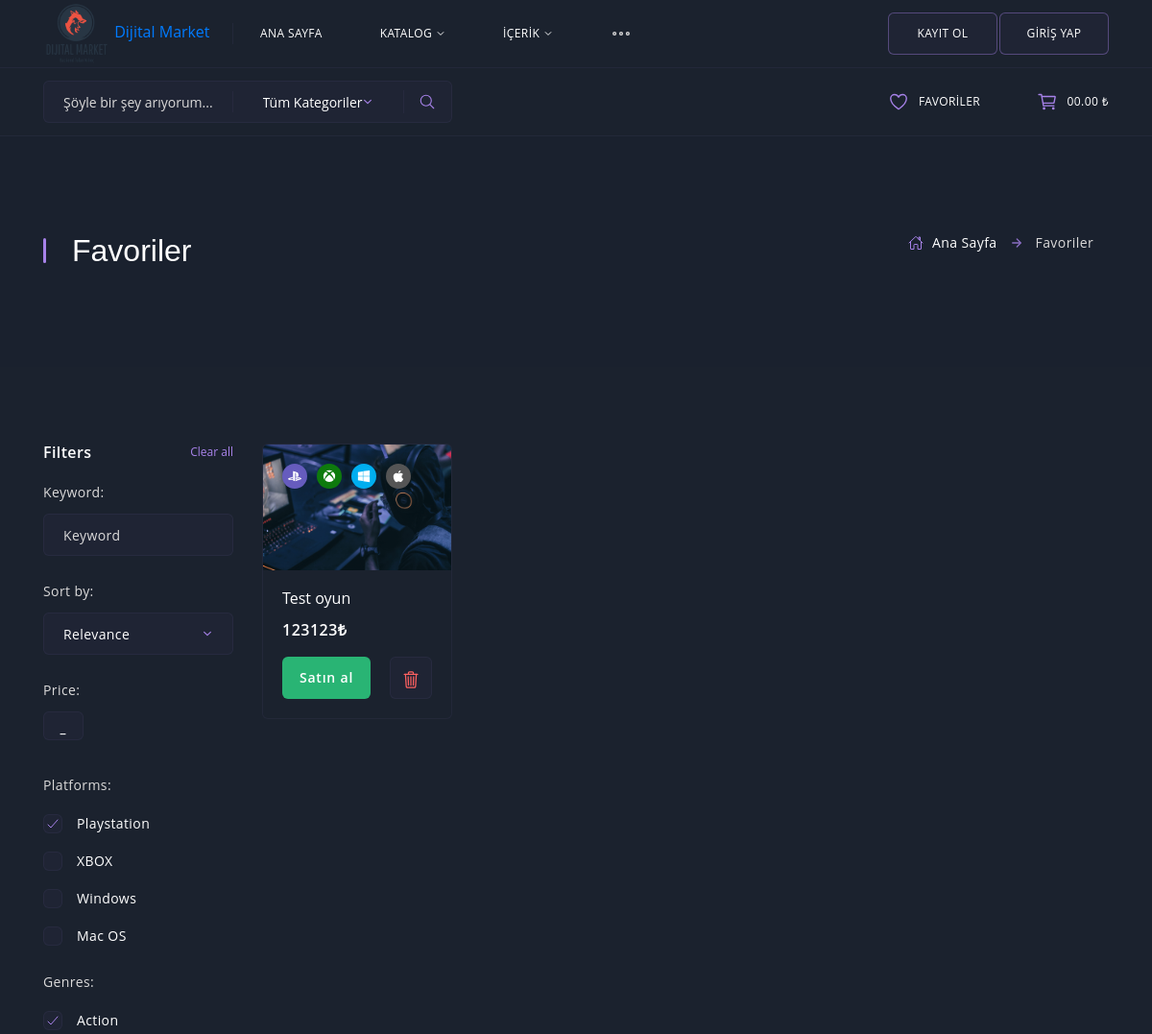
The page /favourites/ (signed in, upper part) on the database as committed earlier.
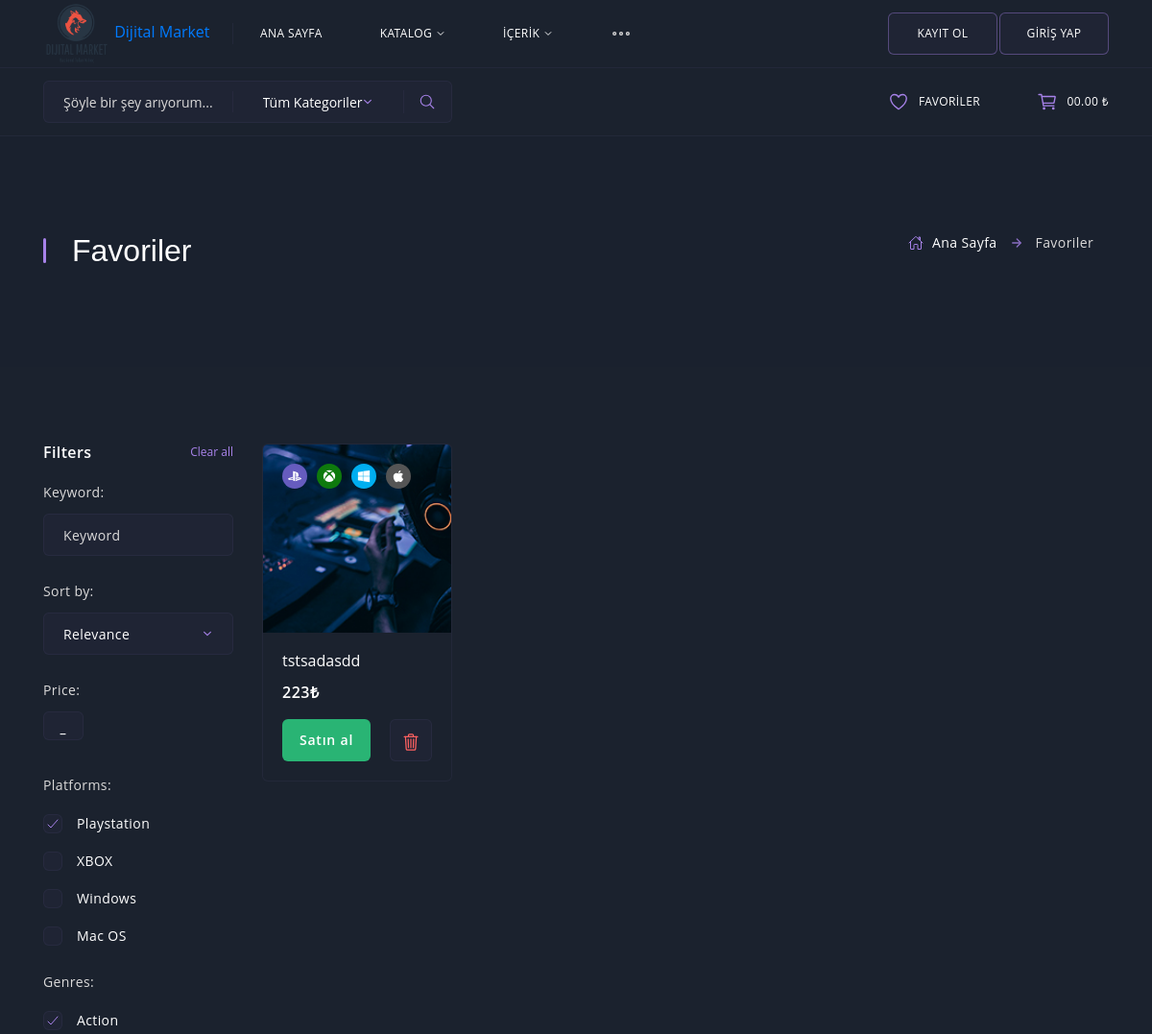
The same page on the database as committed later.
### apps/game/models.py (models this page shows, shortened)
class Game(models.Model):
    user = models.ForeignKey(settings.AUTH_USER_MODEL, on_delete=models.CASCADE, related_name='oyunlar', related_query_name='oyun')
    name = models.CharField(max_length=35)
    price = models.PositiveSmallIntegerField()
    developer = models.CharField(max_length=55)
    description = models.TextField()
    release_date = models.DateField(null=True, blank=True)
    banner = models.ImageField(upload_to=upload_banner)
    requirements_minimum = models.TextField(null=True, blank=True)
    requirements_recommended = models.TextField(null=True, blank=True)
    on_sale = models.BooleanField(default=True)
    pre_order = models.BooleanField(default=False)
    stock = models.PositiveIntegerField()
    genres = models.ManyToManyField(Genre)
    languages = models.ManyToManyField(Language)
    platform = models.ManyToManyField(Platform)
    favourites = models.ManyToManyField(settings.AUTH_USER_MODEL, related_name='favourites', blank=True)
    created_at = models.DateTimeField(auto_now_add=True)
    updated_at = models.DateTimeField(auto_now=True)
    slug = models.SlugField(max_length=255, unique=True)
    manager = GameManager()
    def get_absolute_url(self):
        return reverse('game:detail', kwargs={'slug': self.slug})
    def remove_favourite_url(self):
        return reverse('game:remove-favourite', kwargs={'slug': self.slug})

### apps/game/views.py (the view)
# urls.py: path('favourites/', GameFavoritesView.as_view(), name='favourites'),
class GameFavoritesView(LoginRequiredMixin, ListView):
    template_name = 'base/favourites.html'
    context_object_name = 'game_favourites'
    def get_queryset(self):
        return Game.manager.get_favourited_games(self.request.user.id)

### apps/game/managers.py (called while the page is built)
    def favourited_games(self, id):
        return self.filter(favourites__id=id)

    def get_queryset(self):
        return GameQuerySet(self.model, using=self._db).select_related('user').prefetch_related('genres', 'languages', 'platform', 'favourites').all()

    def get_favourited_games(self, id):
        return self.get_queryset().favourited_games(id)

### templates/base/favourites.html (shortened to what the changed rows need)
{% extends 'layout.html' %}
{% load static %}
{% block content %}
<section class="section section--first section--last section--head" data-bg="">
    <div class="container">
        <div class="row">
            <div class="col-12">
                <div class="section__wrap">
                    <h2 class="section__title">Favoriler</h2>
                </div>
            </div>
        </div>
    </div>
</section>
<section class="section section--last section--catalog">
    <div class="container">
        <div class="row catalog">
            <div class="col-12 col-lg-80">
                <div class="row">
                    {% for game in game_favourites %}
                    <div class="col-12 col-sm-6 col-md-4 col-xl-3">
                        <div class="card card--catalog">
                            <a href="{{ game.get_absolute_url }}" class="card__cover">
                                <img src="{{ game.banner.url }}" alt="">
                            </a>
                            <ul class="card__platforms">
                                <li class="ps"></li>
                                <li class="xb"></li>
                                <li class="wn"></li>
                                <li class="ap"></li>
                            </ul>
                            <div class="card__title">
                                <h3><a href="{{ game.get_absolute_url }}">{{ game.name }}</a></h3>
                                <span>{{ game.price }}₺</span>
                            </div>
                            <div class="card__actions">
                                <button class="card__buy" type="button">Satın al</button>
                                <button class="card__favorite card__favorite--delete" type="button">
                                <a href='{{ game.remove_favourite_url }}'>
                                </a>
                                </button>
                            </div>
                        </div>
                    </div>
                    {% endfor %}
                </div>
            </div>
        </div>
    </div>
</section>
{% endblock content %}

Rows that differ between the two databases and show on the page:
removed Game: banner (picture), name "Test oyun", price "123123"
now on this page (row edited): Game: banner (picture), name "tstsadasdd", price "223"
